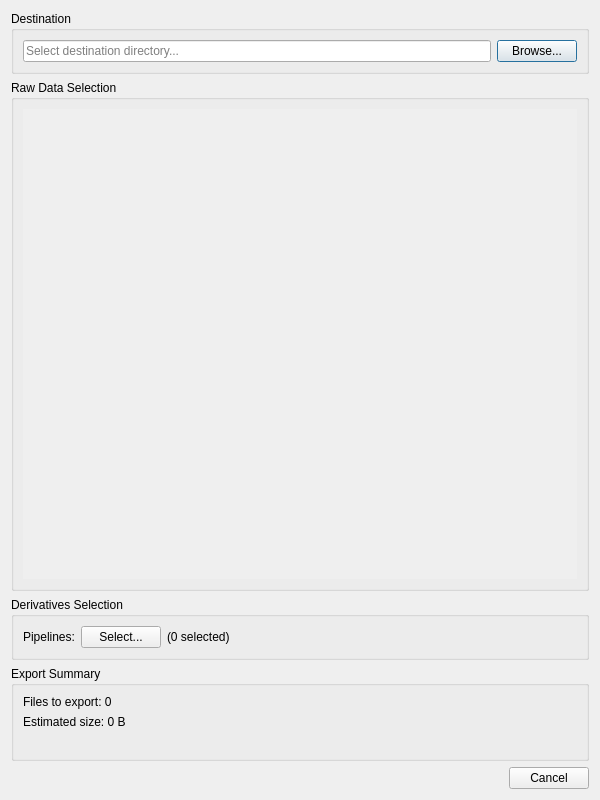
<?xml version="1.0" encoding="UTF-8"?>
<ui version="4.0">
 <class>ExportDialog</class>
 <widget class="QDialog" name="ExportDialog">
  <property name="geometry">
   <rect>
    <x>0</x>
    <y>0</y>
    <width>600</width>
    <height>800</height>
   </rect>
  </property>
  <property name="windowTitle">
   <string>Export BIDS Dataset</string>
  </property>
  <layout class="QVBoxLayout" name="verticalLayout">
   <item>
    <widget class="QGroupBox" name="destinationGroupBox">
     <property name="title">
      <string>Destination</string>
     </property>
     <layout class="QHBoxLayout" name="destinationLayout">
      <item>
       <widget class="QLineEdit" name="destinationLineEdit">
        <property name="placeholderText">
         <string>Select destination directory...</string>
        </property>
       </widget>
      </item>
      <item>
       <widget class="QPushButton" name="browseButton">
        <property name="text">
         <string>Browse...</string>
        </property>
       </widget>
      </item>
     </layout>
    </widget>
   </item>
   <item>
    <widget class="QGroupBox" name="rawDataGroupBox">
     <property name="title">
      <string>Raw Data Selection</string>
     </property>
     <layout class="QVBoxLayout" name="rawDataLayout">
      <item>
       <widget class="QScrollArea" name="entitiesScrollArea">
        <property name="frameShape">
         <enum>QFrame::Shape::NoFrame</enum>
        </property>
        <property name="widgetResizable">
         <bool>true</bool>
        </property>
        <widget class="QWidget" name="entitiesScrollAreaContent">
         <property name="geometry">
          <rect>
           <x>0</x>
           <y>0</y>
           <width>560</width>
           <height>468</height>
          </rect>
         </property>
         <layout class="QVBoxLayout" name="entitiesScrollLayout">
          <item>
           <layout class="QVBoxLayout" name="entitiesLayout">
            <property name="spacing">
             <number>6</number>
            </property>
           </layout>
          </item>
          <item>
           <spacer name="entitiesSpacer">
            <property name="orientation">
             <enum>Qt::Orientation::Vertical</enum>
            </property>
            <property name="sizeHint" stdset="0">
             <size>
              <width>20</width>
              <height>40</height>
             </size>
            </property>
           </spacer>
          </item>
         </layout>
        </widget>
       </widget>
      </item>
     </layout>
    </widget>
   </item>
   <item>
    <widget class="QGroupBox" name="derivativesGroupBox">
     <property name="title">
      <string>Derivatives Selection</string>
     </property>
     <layout class="QHBoxLayout" name="derivativesLayout">
      <item>
       <widget class="QLabel" name="pipelinesLabel">
        <property name="text">
         <string>Pipelines:</string>
        </property>
       </widget>
      </item>
      <item>
       <widget class="QPushButton" name="pipelinesSelectButton">
        <property name="text">
         <string>Select...</string>
        </property>
       </widget>
      </item>
      <item>
       <widget class="QLabel" name="pipelinesCountLabel">
        <property name="text">
         <string>(0 selected)</string>
        </property>
       </widget>
      </item>
      <item>
       <spacer name="derivativesSpacer">
        <property name="orientation">
         <enum>Qt::Orientation::Horizontal</enum>
        </property>
        <property name="sizeHint" stdset="0">
         <size>
          <width>40</width>
          <height>20</height>
         </size>
        </property>
       </spacer>
      </item>
     </layout>
    </widget>
   </item>
   <item>
    <widget class="QGroupBox" name="summaryGroupBox">
     <property name="title">
      <string>Export Summary</string>
     </property>
     <layout class="QVBoxLayout" name="summaryLayout">
      <item>
       <widget class="QLabel" name="fileCountLabel">
        <property name="text">
         <string>Files to export: 0</string>
        </property>
       </widget>
      </item>
      <item>
       <widget class="QLabel" name="sizeLabel">
        <property name="text">
         <string>Estimated size: 0 B</string>
        </property>
       </widget>
      </item>
      <item>
       <widget class="QLabel" name="calculatingLabel">
        <property name="font">
         <font>
          <italic>true</italic>
         </font>
        </property>
        <property name="text">
         <string/>
        </property>
       </widget>
      </item>
     </layout>
    </widget>
   </item>
   <item>
    <widget class="QDialogButtonBox" name="buttonBox">
     <property name="orientation">
      <enum>Qt::Orientation::Horizontal</enum>
     </property>
     <property name="standardButtons">
      <set>QDialogButtonBox::StandardButton::Cancel</set>
     </property>
    </widget>
   </item>
  </layout>
 </widget>
 <resources/>
 <connections>
  <connection>
   <sender>buttonBox</sender>
   <signal>rejected()</signal>
   <receiver>ExportDialog</receiver>
   <slot>reject()</slot>
   <hints>
    <hint type="sourcelabel">
     <x>316</x>
     <y>574</y>
    </hint>
    <hint type="destinationlabel">
     <x>286</x>
     <y>274</y>
    </hint>
   </hints>
  </connection>
 </connections>
</ui>
